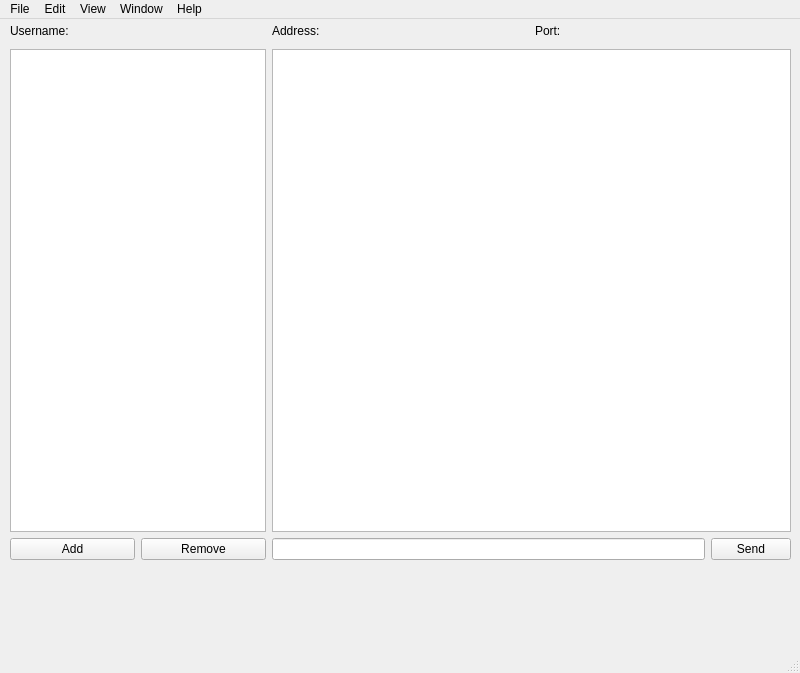
<?xml version="1.0" encoding="UTF-8"?>
<ui version="4.0">
 <class>MainWindow</class>
 <widget class="QMainWindow" name="MainWindow">
  <property name="geometry">
   <rect>
    <x>0</x>
    <y>0</y>
    <width>800</width>
    <height>673</height>
   </rect>
  </property>
  <property name="windowTitle">
   <string>MainWindow</string>
  </property>
  <widget class="QWidget" name="centralwidget">
   <widget class="QWidget" name="layoutWidget">
    <property name="geometry">
     <rect>
      <x>10</x>
      <y>30</y>
      <width>781</width>
      <height>511</height>
     </rect>
    </property>
    <layout class="QHBoxLayout" name="horizontalLayout_3">
     <item>
      <layout class="QVBoxLayout" name="verticalLayout_2">
       <item alignment="Qt::AlignLeft">
        <widget class="QListWidget" name="ChatsList"/>
       </item>
       <item>
        <layout class="QHBoxLayout" name="horizontalLayout">
         <item>
          <widget class="QPushButton" name="AddFriend">
           <property name="text">
            <string>Add</string>
           </property>
          </widget>
         </item>
         <item>
          <widget class="QPushButton" name="RemoveFriend">
           <property name="text">
            <string>Remove</string>
           </property>
          </widget>
         </item>
        </layout>
       </item>
      </layout>
     </item>
     <item>
      <layout class="QVBoxLayout" name="verticalLayout">
       <item>
        <widget class="QListWidget" name="DialogList"/>
       </item>
       <item>
        <layout class="QHBoxLayout" name="horizontalLayout_2">
         <item>
          <widget class="QLineEdit" name="MessageLine"/>
         </item>
         <item>
          <widget class="QPushButton" name="SendButton">
           <property name="text">
            <string>Send</string>
           </property>
          </widget>
         </item>
        </layout>
       </item>
      </layout>
     </item>
    </layout>
   </widget>
   <widget class="QWidget" name="layoutWidget">
    <property name="geometry">
     <rect>
      <x>10</x>
      <y>0</y>
      <width>781</width>
      <height>24</height>
     </rect>
    </property>
    <layout class="QHBoxLayout" name="horizontalLayout_4">
     <item>
      <widget class="QLabel" name="label">
       <property name="text">
        <string>Username: </string>
       </property>
      </widget>
     </item>
     <item>
      <widget class="QLabel" name="label_2">
       <property name="text">
        <string>Address: </string>
       </property>
      </widget>
     </item>
     <item>
      <widget class="QLabel" name="label_3">
       <property name="text">
        <string>Port: </string>
       </property>
      </widget>
     </item>
    </layout>
   </widget>
  </widget>
  <widget class="QMenuBar" name="menubar">
   <property name="geometry">
    <rect>
     <x>0</x>
     <y>0</y>
     <width>800</width>
     <height>34</height>
    </rect>
   </property>
   <widget class="QMenu" name="menuFile">
    <property name="title">
     <string>File</string>
    </property>
    <addaction name="actionView_config"/>
    <addaction name="separator"/>
    <addaction name="actionView_directory"/>
    <addaction name="actionView_database"/>
    <addaction name="separator"/>
    <addaction name="separator"/>
    <addaction name="separator"/>
    <addaction name="actionOpen"/>
    <addaction name="actionSave"/>
   </widget>
   <widget class="QMenu" name="menuEdit">
    <property name="title">
     <string>Edit</string>
    </property>
    <addaction name="actionPaste"/>
    <addaction name="actionCopy"/>
    <addaction name="separator"/>
   </widget>
   <widget class="QMenu" name="menuView">
    <property name="title">
     <string>View</string>
    </property>
    <addaction name="actionAdd_Remove"/>
    <addaction name="actionChatbar"/>
    <addaction name="actionDialogbar"/>
    <addaction name="actionMessageLine"/>
    <addaction name="separator"/>
   </widget>
   <widget class="QMenu" name="menuWindow">
    <property name="title">
     <string>Window</string>
    </property>
    <addaction name="actionFullscreen"/>
    <addaction name="actionMinimize"/>
    <addaction name="actionMaximize"/>
    <addaction name="separator"/>
    <addaction name="actionShow_normaly"/>
   </widget>
   <widget class="QMenu" name="menuHelp">
    <property name="title">
     <string>Help</string>
    </property>
    <addaction name="actionGet_help"/>
    <addaction name="separator"/>
   </widget>
   <addaction name="menuFile"/>
   <addaction name="menuEdit"/>
   <addaction name="menuView"/>
   <addaction name="menuWindow"/>
   <addaction name="menuHelp"/>
  </widget>
  <widget class="QStatusBar" name="statusbar"/>
  <action name="actionEdit_config">
   <property name="text">
    <string>Edit config</string>
   </property>
  </action>
  <action name="actionView_config">
   <property name="text">
    <string>View config</string>
   </property>
  </action>
  <action name="actionView_directory">
   <property name="text">
    <string>View directory</string>
   </property>
  </action>
  <action name="actionView_database">
   <property name="text">
    <string>View database</string>
   </property>
  </action>
  <action name="actionPaste">
   <property name="text">
    <string>Paste</string>
   </property>
  </action>
  <action name="actionCopy">
   <property name="text">
    <string>Copy all</string>
   </property>
  </action>
  <action name="actionSelect_all_2">
   <property name="text">
    <string>Select all</string>
   </property>
  </action>
  <action name="actionAdd_Remove">
   <property name="text">
    <string>Add/Remove</string>
   </property>
  </action>
  <action name="actionChatbar">
   <property name="text">
    <string>Chatbar</string>
   </property>
  </action>
  <action name="actionDialogbar">
   <property name="text">
    <string>Dialogbar</string>
   </property>
  </action>
  <action name="actionMessageLine">
   <property name="text">
    <string>MessageLine</string>
   </property>
  </action>
  <action name="actionPreferences">
   <property name="text">
    <string>Preferences...</string>
   </property>
  </action>
  <action name="actionFullscreen">
   <property name="text">
    <string>Fullscreen</string>
   </property>
  </action>
  <action name="actionMinimize">
   <property name="text">
    <string>Minimize</string>
   </property>
  </action>
  <action name="actionMaximize">
   <property name="text">
    <string>Maximize</string>
   </property>
  </action>
  <action name="actionGet_help">
   <property name="text">
    <string>Get help</string>
   </property>
  </action>
  <action name="actionShow_normaly">
   <property name="text">
    <string>Show normaly</string>
   </property>
  </action>
  <action name="actionOpen">
   <property name="text">
    <string>Open</string>
   </property>
  </action>
  <action name="actionSave">
   <property name="text">
    <string>Save</string>
   </property>
  </action>
 </widget>
 <resources/>
 <connections/>
</ui>
